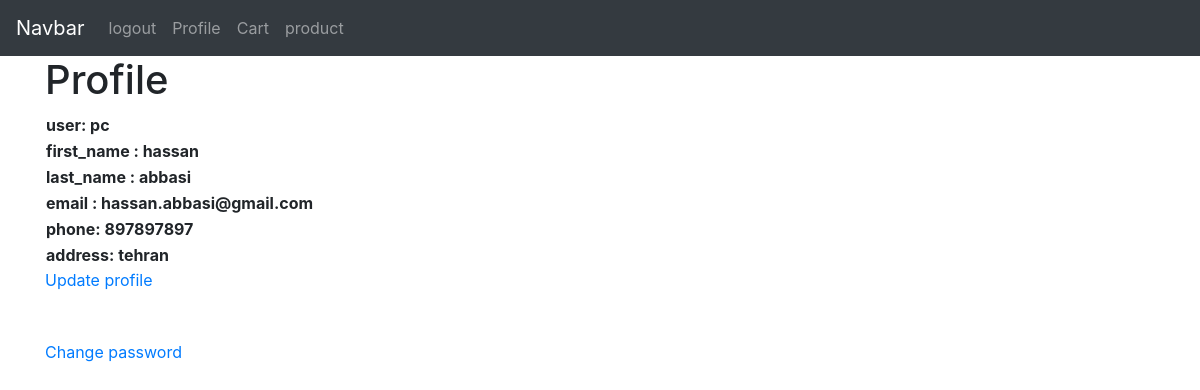
/accounts/profile/ (signed in), run on the app's committed database.
### accounts/models.py (models this page shows, shortened)
class Profile(models.Model):
    user = models.OneToOneField(User, on_delete=models.CASCADE)
    phone = models.IntegerField(null=True, blank=True)
    address = models.TextField(null=True, blank=True)

### accounts/views.py (the view)
# urls.py: path('profile/', views.user_profile, name='user_profile'),
def user_profile(request):
    profile = Profile.objects.get(user_id=request.user.id)
    return render(request, 'accounts/profile.html', {'profile': profile})

### accounts/authrnticate.py (called while the page is built)
    def get_user(self, user_id):
        try:
            return User.objects.get(pk=user_id)
        except User.DoesBNotExist:
            return None

### accounts/templates/accounts/profile.html (shortened to what this page needs)
{% extends 'base.html' %}
{% block content %}
<h1>Profile</h1>
<table>
    <tr>
        <th>user: {{profile.user.username}}</th>
    </tr>
    <tr>
        <th>first_name : {{profile.user.first_name}}</th>
    </tr>
    <tr>
        <th>last_name : {{profile.user.last_name}}</th>
    </tr>
    <tr>
        <th>email : {{profile.user.email}}</th>
    </tr>
    <tr>
        <th>phone: {{profile.phone}}</th>
    </tr>
    <tr>
        <th>address: {{profile.address}}</th>
    </tr>
</table>
<a href="{% url 'accounts:update_profile' %}">Update profile</a><br><br><br>
<a href="{% url 'accounts:change_password' %}"> Change password</a><br><br><br>
{% endblock %}

### data on the page
Profile: user.username "pc", user.first_name "hassan", user.last_name "abbasi", user.email "hassan.abbasi@gmail.com", phone "897897897", address "tehran"
